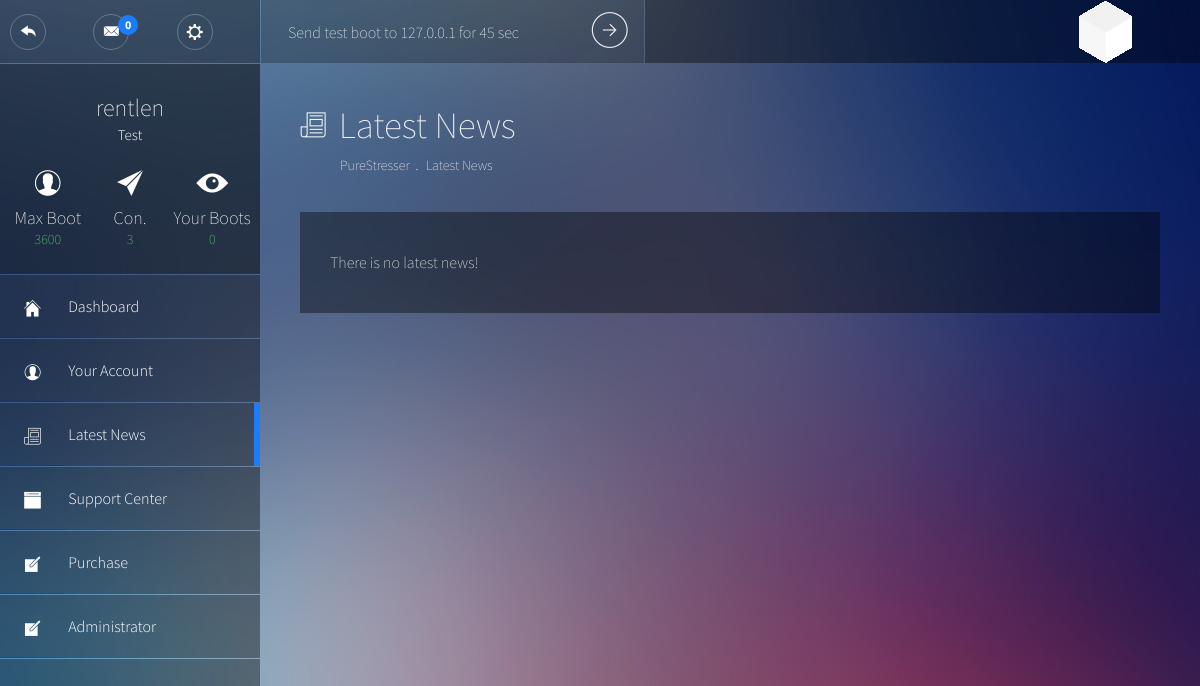
Screenshot of /news.php (signed in) with the database file from the repository.
### tables this page shows
CREATE TABLE `users` (
  `ID` int(11) NOT NULL,
  `username` varchar(26) NOT NULL,
  `password` varchar(40) NOT NULL,
  `email` varchar(50) NOT NULL,
  `rank` int(11) NOT NULL DEFAULT '0',
  `membership` int(11) NOT NULL,
  `max_boots` tinyint(2) NOT NULL DEFAULT '0',
  `expire` int(11) NOT NULL,
  `status` int(11) NOT NULL,
  `test_boot` int(16) DEFAULT NULL
);

CREATE TABLE `plans` (
  `ID` int(11) NOT NULL,
  `name` varchar(50) NOT NULL,
  `description` text NOT NULL,
  `mbt` int(11) NOT NULL,
  `max_boots` tinyint(2) NOT NULL DEFAULT '1',
  `unit` varchar(10) NOT NULL,
  `length` int(11) NOT NULL,
  `price` float NOT NULL,
  `allowed_methods` text
);

### includes/init.php (called while the page is built, shortened)
<?php
require 'functions.php';
$stats = new stats;

### includes/functions.php (called while the page is built, shortened)
<?php
class user
{
	function isAdmin($odb)
	{
		$SQL = $odb -> prepare("SELECT `rank` FROM `users` WHERE `ID` = :id");
		$SQL -> execute(array(':id' => $_SESSION['ID']));
		$rank = $SQL -> fetchColumn(0);
		if ($rank == 1)
		{
			return true;
		}
		else
		{
			return false;
		}
	}
}
class stats
{
	function totalBootsForUser($odb, $user)
	{
		$SQL = $odb -> prepare("SELECT COUNT(*) FROM `logs` WHERE `user` = :user");
		$SQL -> execute(array(":user" => $user));
		return $SQL->fetchColumn(0);
	}
}

### news.php (the view, shortened to what this page needs)
<?php
require_once 'includes/db.php';
require_once 'includes/init.php';
$currentPage = "news";
$pageon = "Latest News";
$plansql = $odb -> prepare("SELECT `users`.*,`plans`.`name`, `plans`.`mbt`,`plans`.`max_boots` AS `pboots` FROM `users`, `plans` WHERE `plans`.`ID` = `users`.`membership` AND `users`.`ID` = :id LIMIT 1");
$plansql -> execute(array(":id" => $_SESSION['ID']));
$userInfo = $plansql -> fetch(PDO::FETCH_ASSOC);
?>
<!DOCTYPE html>
<html lang="en">
<head>
	<link rel="stylesheet" type="text/css" href="css/bootstrap.min.css">
	<link rel="stylesheet" type="text/css" href="css/main.min.css">
</head>
<body>
	<header class="top-bar">
			<?php include "includes/template/header.php"; ?>
	</header>
	<div class="wrapper">
		<aside class="sidebar">
			<?php include "includes/template/sidebar.php"; ?>
		</aside>
		<section class="content">
			<header class="main-header">
				<div class="main-header__nav">
					<h1 class="main-header__title">
						<i class="pe-7s-news-paper"></i>
						<span><?php echo $pageon ?></span>
					</h1>
					<ul class="main-header__breadcrumb">
						<li><a href="#" onclick="return false;"><?php include 'includes/name.php'; ?></a></li>
						<li><a href="#" onclick="return false;"><?php echo $pageon ?></a></li>
					</ul>
				</div>
			</header>
				<div class="row">
					<div class="col-md-12">
<?php
	$fetchNews = $odb->query("
		SELECT `n`.*, `u`.`username`
		FROM `news` AS `n`
		LEFT JOIN `users` AS `u`
		ON `u`.`id` = `n`.`author_id`
		ORDER BY `date` DESC
		LIMIT 22;
	");
	if ($fetchNews->rowCount() != 0)
	{
		while ($row = $fetchNews->fetch(PDO::FETCH_ASSOC))
		{
?>
						<div class="media message tabs">
							<figure class="pull-left rounded-image message__img">
								<img class="media-object" src="img/post2.jpg" alt="user">
							</figure>
							<div class="media-body">
								<h4 class="media-heading message__heading"><?php echo htmlentities($row['username']); ?>
									<span><?php echo timeElapsedFromUNIX($row['date']); ?></span>
								</h4>
								<p class="message__msg"><?php echo nl2br(htmlentities($row['detail'])); ?></p>
							</div>
						</div>
<?php
		}
	} else {
		echo '<div class="alert alert-error">There is no latest news!</div>';
	}
?>
					</div>
				</div>
		</section>
	</div>
</body>
</html>

### includes/template/sidebar.php (shortened to what this page needs)
<?php
global $userInfo;
$currentPage = (isset($currentPage) ? $currentPage : "");
$adminPanel = (isset($currentPage) && substr($currentPage, 0, 6) === "admin_");
if ( $adminPanel === false )
{
?>
			<div class="user-info">
				<br /><br />
					<h2 class="user-info__name"><?php echo htmlentities($_SESSION['username']); ?></h2>
					<h3 class="user-info__role"><?php echo ( isset($userInfo['name']) && !empty($userInfo['name']) ? $userInfo['name'] : "No Plan" ); ?></h3>
					<ul class="user-info__numbers">
						<li>
							<i class="pe-7f-user"></i>
							<p>Max Boot</p>
							<p><?php echo $userInfo['mbt']; ?></p>
						</li>
						<li>
							<i class="pe-7f-paper-plane"></i>
							<p>Con.</p>
							<p><?php echo ($userInfo['max_boots']+$userInfo['pboots']); ?></p>
						</li>
						<li>
							<i class="pe-7g-watch"></i>
							<p>Your Boots</p>
							<p><?php echo $stats -> totalBootsForUser($odb, $_SESSION['username']); ?></p>
						</li>
					</ul>
				</div>
				<ul class="main-nav">
					<li<?php echo ($currentPage === "dashboard" ? ' class="main-nav--active"' : ''); ?>>
						<a class="main-nav__link" href="index.php">
							<span class="main-nav__icon"><i class="pe-7f-home"></i></span>
							Dashboard
						</a>
					</li>
					<li<?php echo ($currentPage === "account" ? ' class="main-nav--active"' : ''); ?>>
						<a class="main-nav__link" href="profile.php">
							<span class="main-nav__icon"><i class="pe-7f-user"></i></span>
							Your Account
						</a>
					</li>
					<li<?php echo ($currentPage === "news" ? ' class="main-nav--active"' : ''); ?>>
						<a class="main-nav__link" href="news.php">
							<span class="main-nav__icon"><i class="pe-7s-news-paper"></i></span>
							Latest News
						</a>
					</li>
					<li<?php echo ($currentPage === "<?php echo URL; ?>support" ? ' class="main-nav--active"' : ''); ?>>
						<a class="main-nav__link" href="support.php">
							<span class="main-nav__icon"><i class="pe-7f-browser"></i></span>
							Support Center
						</a>
					</li>
					<li<?php echo ($currentPage === "purchase" ? ' class="main-nav--active"' : ''); ?>>
						<a class="main-nav__link" href="purchase.php">
							<span class="main-nav__icon"><i class="pe-7f-note"></i></span>
							Purchase
						</a>
					</li>
					<?PHP	if ($user -> isAdmin($odb))	{
						?>
						<li>
						<a class="main-nav__link" href="admin/index.php">
							<span class="main-nav__icon"><i class="pe-7f-note"></i></span>
							Administrator
						</a>
					</li>
                        <?php
						}
						?>
				</ul>
<?php
}

### rows the page displays
users: plans.name "Test", plans.mbt "3600", plans.max_boots "3"

### other values shown
getUsersOpenedTickets() "0"
$_SESSION['username'] "rentlen"
$stats -> totalBootsForUser($odb, $_SESSION['username']) "0"
$pageon "Latest News"
